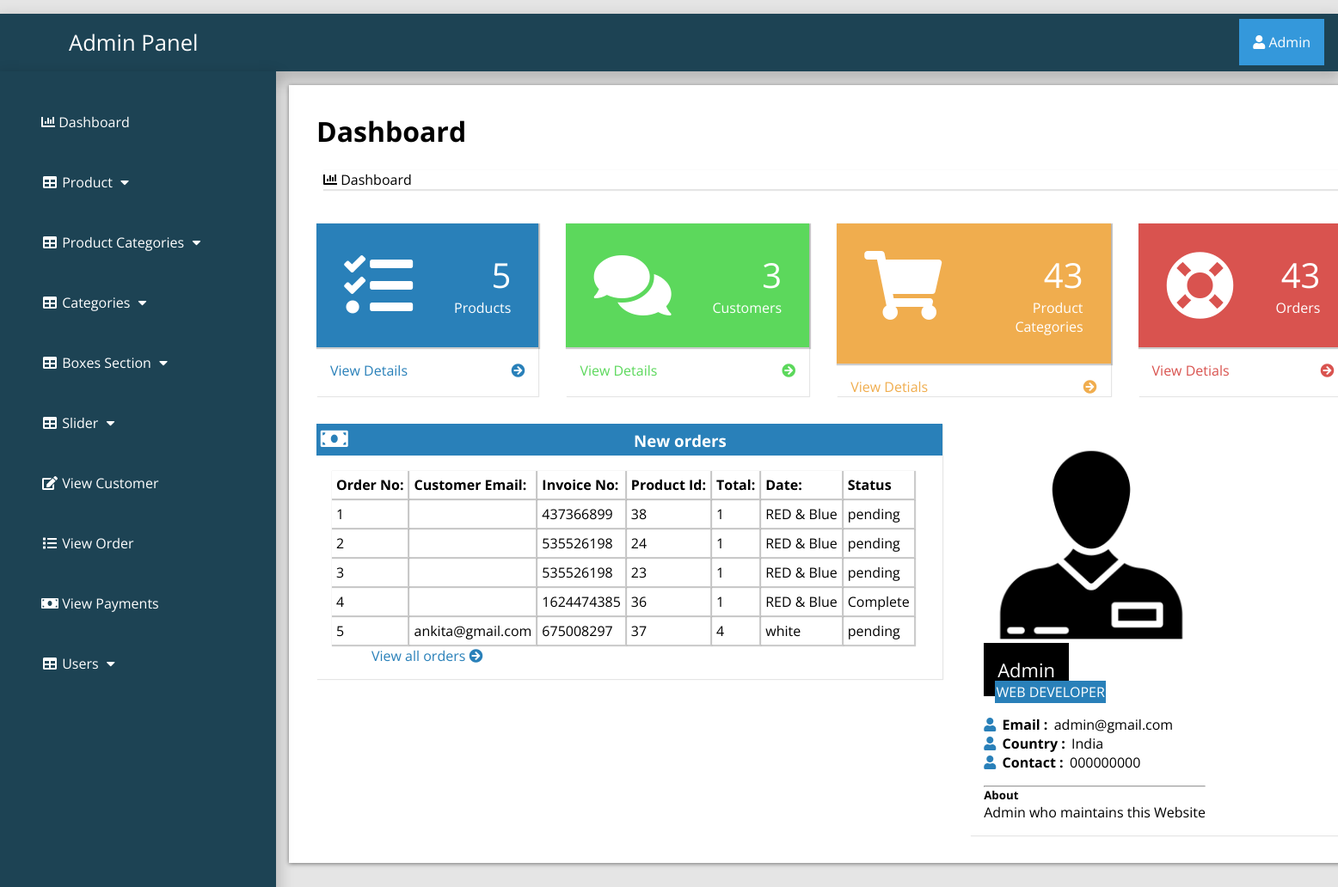
The page /adminPage/index.php?dashboard (signed in) on the database its author committed.
### tables this page shows
CREATE TABLE `customer_order` (
  `order_id` int(10) NOT NULL,
  `customer_id` int(10) NOT NULL,
  `product_id` int(100) NOT NULL,
  `due_amount` int(100) NOT NULL,
  `invoice_no` int(100) NOT NULL,
  `qty` int(10) NOT NULL,
  `size` text NOT NULL,
  `order_date` timestamp NOT NULL DEFAULT current_timestamp() ON UPDATE current_timestamp(),
  `order_status` text NOT NULL
);

CREATE TABLE `customers` (
  `customer_id` int(100) NOT NULL,
  `customer_name` varchar(255) NOT NULL,
  `customer_email` varchar(255) NOT NULL,
  `customer_pass` varchar(255) NOT NULL,
  `customer_country` text NOT NULL,
  `customer_city` text NOT NULL,
  `customer_contact` varchar(255) NOT NULL,
  `customer_address` text NOT NULL,
  `customer_image` text NOT NULL,
  `customer_ip` varchar(255) NOT NULL
);

### adminPage/dashboard.php (the view, shortened to what this page needs)
<?php
if (!isset($_SESSION['admin_email'])){
  echo "<script>window.open('login.php','_self')</script>";
  }else{
?>
<div class="row">
<div class="col-lg-12">
	<h1 class="page-header">Dashboard</h1>
	<ol class="breadcrumb">
		<li class="active"><i class="fa fa-bar-chart"></i> Dashboard </li>
	</ol>
  </div>
 <div class="row1">
 	<div class="col-lg-3 col-md-6">
 		<div class="panel panel-primary">
 			<div class="panel-heading">
 				<div class="row2">
 					<div class="col-xs-3">
 						<i class="fa fa-tasks fa-5x"></i>
 					</div>
 					<div class="col-xs-9 text-right">
 						<div class="huge"> <?php echo $count_pro ?> </div>
 						<div>Products</div>
 					</div>
 				</div>
 			</div>
 			<a href="index.php?view_product">
 				<div class="panel-footer">
 					<span class="pull-left"> View Details </span>
 					<span class="pull-right"> <i class="fa fa-arrow-circle-right"> </i></span>
 				</div>
 			</a>
 		</div>
 	</div>
 	<div class="col-lg-3 col-md-6">
 		<div class="panel panel-green">
 			<div class="panel-heading">
 				<div class="row2">
 					<div class="col-xs-3">
 						<i class="fa fa-comments fa-5x"></i>
 					</div>
 					<div class="col-xs-9 text-right">
 						<div class="huge"> <?php echo $count_cust ?> </div>
 						<div>Customers </div>
 					</div>
 				</div>
 			</div>
 			<a href="index.php?view_customer">
 				<div class="panel-footer">
 					<span class="pull-left"> View Details </span>
 					<span class="pull-right"> <i class="fa fa-arrow-circle-right"></i> </span>
 				</div>
 			</a>
 		</div>
 	</div>
 	<div class="col-lg-3 col-md-6">
 		<div class="panel panel-yellow">
 			<div class="panel-heading">
 				<div class="row2">
 					<div class="col-xs-3"> <i class="fa fa-shopping-cart fa-5x"></i>
 					</div>
 					<div class="col-xs-9 text-right">
 						<div class="huge"> <?php echo $count_p_cat ?> </div>
 						<div>Product Categories</div>
 					</div>
 				</div>
 			</div>
 			<a href="index.php?view_product_cat">
 				<div class="panel-footer">
 					<span class="pull-left"> View Detials </span>
 					<span class="pull-right"> <i class="fa fa-arrow-circle-right"></i> </span>
 				</div>
 			</a>
 		</div>
 	</div>
 	<div class="col-lg-3 col-md-6">
 		<div class="panel panel-red">
 			<div class="panel-heading">
 				<div class="row2">
 					<div class="col-xs-3"><i class="fa fa-support fa-5x"></i>
 			</div>
 			<div class="col-xs-9 text-right">
 				<div class="huge"> <?php echo $count_order ?> </div>
 				<div> Orders </div>
 			</div>
 		</div>
 	</div>
 	<a href="index.php?view_order">
 		<div class="panel-footer">
 					<span class="pull-left"> View Detials </span>
 					<span class="pull-right"> <i class="fa fa-arrow-circle-right"> </i> </span>
 				</div>
 	</a>
 </div>
</div>
</div>
<div class="row1">
	<div class="col-lg-8">
		<div class="panel panel-primary">
			<div class="panel-heading">
				<h3 class="panel-title">
					<i class="fa fa-money fa-fw"></i> New orders
				</h3>
			</div>
			<div class="panel-body">
				<div class="table-responsive">
					<table class="table table-bordered table-hover table-striped">
						<thead>
							<tr>
								<th>Order No:</th>
								<th>Customer Email:</th>
								<th>Invoice No:</th>
								<th>Product Id:</th>
								<th>Total:</th>
								<th>Date:</th>
								<th>Status</th>
							</tr>
						</thead>
						<tbody>
							<?php
                              $i=0;
                              $get_order="select * from customer_order order by 1 DESC LIMIT 0,5";
                              $run_order=mysqli_query($con,$get_order);
                              while ($row_order=mysqli_fetch_array($run_order)) {
                              	  $customer_id=$row_order['customer_id'];
                              	  $product_id=$row_order['product_id'];
                              	  $invoice_no=$row_order['invoice_no'];
                              	  $qty=$row_order['qty'];
                              	  $size=$row_order['size'];
                              	  $status=$row_order['order_status'];
                                $i++;
							  ?>
							<tr>
								<td><?php echo $i ?></td>
								<td>
									<?php
								$get_cust="select * from customers where customer_id='$customer_id'";
								$run_cust=mysqli_query($con,$get_cust);
								$row_customer=mysqli_fetch_array($run_cust);
								$customer_email=$row_customer['customer_email'];
								echo $customer_email;
								?>
								</td>
								<td><?php echo $invoice_no; ?></td>
								<td><?php echo $product_id; ?></td>
								<td><?php echo $qty; ?></td>
								<td><?php echo $size; ?></td>
								<td><?php echo $status ?></td>
							</tr>
						     <?php } ?>
						</tbody>
					</table>
				</div>
				<div class="text-right">
					<a href="index.php?view_order"> View all orders
						<i class="fa fa-arrow-circle-right"></i>
						 </a>
				</div>
			</div>
		</div>
	</div>
	<div class="col-md-4">
		<div class="panel">
			<div class="panel-body">
				<div class="thumb-info mb-md">
					<img src="admin_images/<?php echo $admin_image ?>" class="rounded img-responsive" width="250" height="">
					<div class="thumb-info-title">
						<span class="thumb-info-inner"><?php echo $admin_name; ?></span><br>
						<span class="thumb-info-type"><?php echo $admin_job ?></span>
					</div>
				</div>
				<div class="mb-md">
					<div class="widget-content-expanded">
						<i class="fa fa-user"></i> <span>Email : </span> <?php echo $admin_email ?> <br>
						<i class="fa fa-user"></i> <span>Country : </span> <?php echo $admin_country ?> <br>
						<i class="fa fa-user"></i> <span>Contact : </span> <?php echo $admin_contact?> <br>
					</div>
				<hr class="dotted short">
				<h5 class="text-muted">About</h5>
				<p><?php echo $admin_about ?></p>
			</div>
		</div>
	</div>
</div>
</div>
</div>
<?php } ?>

### adminPage/index.php (shortened to what this page needs)
<?php
include("includes/db.php");
if (!isset($_SESSION['admin_email'])){
  echo "<script>window.open('login.php','_self')</script>";
  }else{
?>
<?php
$admin_session=$_SESSION['admin_email'];
$get_admin="select * from admins where admin_email='$admin_session'";
$run_admin=mysqli_query($con,$get_admin);
$row_admin=mysqli_fetch_array($run_admin);
$admin_name=$row_admin['admin_name'];
$admin_email=$row_admin['admin_email'];
$admin_image=$row_admin['admin_image'];
$admin_country=$row_admin['admin_country'];
$admin_job=$row_admin['admin_job'];
$admin_contact=$row_admin['admin_contact'];
$admin_about=$row_admin['admin_about'];
$get_pro="select * from products";
$run_pro=mysqli_query($con,$get_pro);
$count_pro=mysqli_num_rows($run_pro);
$get_cust="select * from customers";
$run_cust=mysqli_query($con,$get_cust);
$count_cust=mysqli_num_rows($run_cust);
$get_p_cat="select * from product_category";
$run_p_cat=mysqli_query($con,$get_p_cat);
$count_p_cat=mysqli_num_rows($run_p_cat);
$count_order=mysqli_num_rows($run_p_cat);
  ?>
<!DOCTYPE html>
<html lang="en">
<head>
<link rel="stylesheet" href="https://cdnjs.cloudflare.com/ajax/libs/font-awesome/4.7.0/css/font-awesome.min.css">
    <link rel="stylesheet" href="https://cdnjs.cloudflare.com/ajax/libs/OwlCarousel2/2.3.4/assets/owl.carousel.min.css">
    <link rel="stylesheet" href="https://cdnjs.cloudflare.com/ajax/libs/font-awesome/5.15.2/css/all.min.css">
    <link rel="stylesheet" href="css/style.css">
  <body>
    <div class="wrapper">
      <?php include 'includes/sidebar.php'; ?>
      <div class="page-wrapper">
        <div class="container-fluid">
        <?php
          if(isset($_GET['dashboard'])) {
          include 'dashboard.php';
     }
         ?>
        </div>
      </div>
    </div>
  </body>
</head>
</html>
<?php  } ?>

### adminPage/includes/sidebar.php (shortened to what this page needs)
<?php
if (!isset($_SESSION['admin_email'])){
  echo "<script>window.open('login.php','_self')</script>";
  }else{
?>
<nav class="navbar navbar-inverse navbar-fixed-top" >
	<div class="navbar-header">
		<a href="index.php?dashboard" class="navbar-brand"><span>Admin Panel</span></a>
	</div>
		<div class="dropdown">
		 <button onclick="myFunction()" class="dropbtn"><i class="fa fa-user"></i> <?php echo $admin_name; ?></a></button>
		</div>
	<div class="collapse navbar-collapse navbar-ex1-collapse">
	<ul class="nav navbar-nav side-nav">
  <li>
    <a href="index.php?dashboard"><i class="fa fa-bar-chart"></i> Dashboard</a>
  </li>
  <li class="button-dropdown" id="#products">
    <a href="#" class="dropdown-toggle" data-toggle="collapse" data-target="#products"><i class="fa fa-fw fa-table"></i> Product <i class="fa fa-fw fa-caret-down"></i></a>
  </li>
  <li class="button-dropdown" id="#products_cat">
    <a href="#" class="dropdown-toggle" data-toggle="collapse" data-target="#products_cat"><i class="fa fa-fw fa-table"></i> Product Categories <i class="fa fa-fw fa-caret-down"></i></a>
  </li>
  <li class="button-dropdown" id="#category">
    <a href="#" class="dropdown-toggle" data-toggle="collapse" data-target="#category"><i class="fa fa-fw fa-table"></i> Categories <i class="fa fa-fw fa-caret-down"></i></a>
  </li>
<li class="button-dropdown" >
  <a href="#" class="dropdown-toggle" data-toggle="collapse" data-target="#boxes">
    <i class="fa fa-fw fa-table"></i> Boxes Section <i class="fa fa-fw fa-caret-down"></i>
  </a>
</li>
  <li class="button-dropdown">
    <a href="#" class="dropdown-toggle" data-toggle="collapse" data-target="#slider"><i class="fa fa-fw fa-table"></i>  Slider <i class="fa fa-fw fa-caret-down"></i></a>
  </li>
  <li>
  	<a href="index.php?view_customer">
  		<i class="fa fa-fw fa-edit"></i> View Customer
  	</a>
  </li>
  <li>
  	<a href="index.php?view_order">
  		<i class="fa fa-fw fa-list"></i> View Order
  	</a>
  </li>
  <li>
  	<a href="index.php?view_payments">
  		<i class="fa fa-fw fa-money"></i> View Payments
  	</a>
  </li>
  <li class="button-dropdown">
    <a href="#" class="dropdown-toggle" data-toggle="collapse" data-target="#users"><i class="fa fa-fw fa-table"></i>  Users <i class="fa fa-fw fa-caret-down"></i></a>
  </li>
</ul>
</div>
</nav>
<?php } ?>

### adminPage/css/style.css (style rules this page uses)
:root { --blue:#2980b9; }
body { margin-top: ; }
* { font-family: 'Open Sans', sans-serif; margin:0; padding:0; box-sizing: border-box; text-decoration: none; transition: all .2s cubic-bezier(.37,1.14,.26,1.24); }
html { background-color: rgba(0,0,0,.1); }
.navbar-fixed-top { background:#1d4354; padding: 1rem; margin-top: 1rem; box-shadow: 0px 8px 16px 4px rgba(0,0,0,0.2); margin-left: ; margin-right: ; }
.navbar-fixed-top a span { margin-left: 4rem; }
.navbar-fixed-top .navbar-brand { font-size: 1.6rem; color: #ffffff; }
.dropbtn { background-color: #3498DB; color: white; padding: 16px; font-size: 16px; border: none; cursor: pointer; }
.dropdown { position: relative; display: inline-block; float: right; margin-top: -2.8rem; }
.nav { position: absolute; top: 51px; margin-top: 32px; width: auto; height: 110%; border-radius: 0; display: block; background-color: #1d4354; bottom: 0; overflow: hidden; padding-bottom: 40px; box-shadow: 0px 8px 16px 4px rgba(0,0,0,0.2); margin-left: -1rem; }
.nav>li>a { width: 225px; display: block; color: #ffffff; margin: 3rem; }
.row { width: 81.2%; background-color: #ffffff; margin: auto; margin-left: 21rem; margin-top: 1rem; padding: 1rem; display: ; }
.row h1 { margin: 1rem; }
.row ol { list-style-type: none; margin: 1.5rem; box-shadow: 1px 1px 1px 1px rgba(0.1,0.1,0.1,0.1); }
.row1 { display: flex; background-color:; }
.col-lg-3 { display: inline-flex; }
.panel { text-align: left; box-shadow: 1px 1px 1px 0px rgba(0.1,0.1,0.1,0.1); margin: 1rem; background-color: #ffffff; padding: rem; }
.panel-footer { box-shadow: 1px 1px 1px 0px rgba(0.1,0.1,0.1,0.1); font-size: 1rem; margin: 1rem; }
.panel-footer span { margin:rem; }
.huge { font-size: 2.5rem; }
.row2 { display: flex; padding: 2rem; color: #ffffff; box-shadow: 1px 1px 1px 1px rgba(0.1,0.1,0.1,0.2); }
.text-right { text-align: right; margin-left: 3rem; }
.panel-primary .row2 { background-color: #2980b9; }
.panel-primary a { color: #2980b9; }
.panel-green .row2 { background-color: #5cd85c; }
.panel-green a { color: #5cd85c; }
.panel-yellow .row2 { background-color: #f0ad4e; color: #fff; }
.panel-yellow a { color: #f0ad4e; }
.panel-red .row2 { background-color: #d9534f; }
.panel-red a { color: #d9534f; }
.panel-heading .panel-title { background-color: #2980b9; color: #ffffff; padding: .3rem; }
.table-responsive .table-striped th { padding: 5px; box-shadow: 1px 1px 1px 1px rgba(0.1,0.1,0.1,0.2); }
.table-responsive .table-striped tbody td { box-shadow: 1px 1px 1px 1px rgba(0.1,0.1,0.1,0.2); padding:5px; }
.thumb-info-title .thumb-info-inner { background: #000; color: #ffffff; padding: 1rem; font-size: 22px; }
.thumb-info-title .thumb-info-type { background:#2980b9; padding:.1rem; color: #ffffff; margin-left: .8rem; }
.mb-md .widget-content-expanded { margin-top: 1rem; margin-bottom: 1rem; }
.mb-md .widget-content-expanded span { font-weight: bold; margin: .2rem; }
.mb-md .widget-content-expanded i { color:#2980b9; }
.row { list-style: none; box-shadow: 0 1px 5px rgba(0, 0, 0, 0.5); }
.row .fa-money { font-size: 1.6rem; width: 50%; text-align: left; }
.panel-body { display: flex; align-items: center; justify-content: left; padding: 1rem; flex-wrap: wrap; }

### rows shown on the page
customer_order: invoice_no "437366899", product "38", qty "1", size "RED & Blue", order_status "pending"
customer_order: invoice_no "535526198", product "24", qty "1", size "RED & Blue", order_status "pending"
customer_order: invoice_no "535526198", product "23", qty "1", size "RED & Blue", order_status "pending"
customer_order: invoice_no "1624474385", product "36", qty "1", size "RED & Blue", order_status "Complete"
customer_order: customer.customer_email "ankita@gmail.com", invoice_no "675008297", product "37", qty "4", size "white", order_status "pending"

### other values the page prints
$admin_name "Admin"
$count_pro "5"
$count_cust "3"
$count_p_cat "43"
$count_order "43"
$admin_job "WEB DEVELOPER"
$admin_email "admin@gmail.com"
$admin_country "India"
$admin_contact "000000000"
$admin_about "Admin who maintains this Website"
